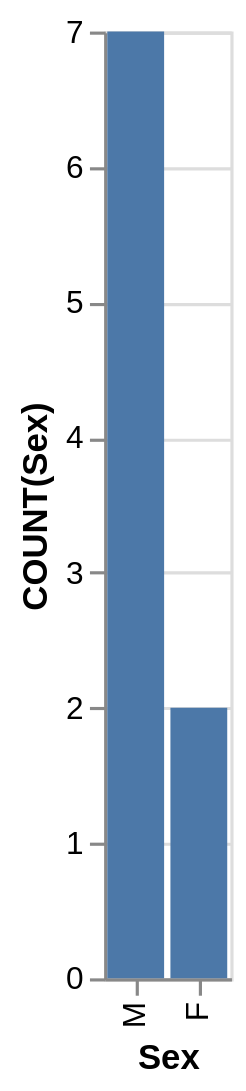

Vega-Lite specification for this chart:
### Vega-Lite specification from a JSON file in a GitHub repository (floating-point values rounded to 4 significant figures)
{"data": {"values": [{"x_data": "M", "y_data": 7}, {"x_data": "F", "y_data": 2}]}, "mark": "bar", "encoding": {"x": {"field": "x_data", "type": "nominal", "title": "Sex", "sort": {"op": "sum", "field": "y_data", "order": "descending"}}, "y": {"field": "y_data", "type": "quantitative", "title": "COUNT(Sex)"}}}
